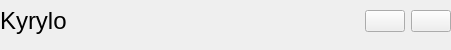
<?xml version="1.0" encoding="UTF-8"?>
<ui version="4.0">
 <class>Contact</class>
 <widget class="QWidget" name="Contact">
  <property name="geometry">
   <rect>
    <x>0</x>
    <y>0</y>
    <width>451</width>
    <height>50</height>
   </rect>
  </property>
  <property name="minimumSize">
   <size>
    <width>0</width>
    <height>50</height>
   </size>
  </property>
  <property name="maximumSize">
   <size>
    <width>451</width>
    <height>16777215</height>
   </size>
  </property>
  <property name="windowTitle">
   <string>Form</string>
  </property>
  <widget class="QWidget" name="horizontalLayoutWidget">
   <property name="geometry">
    <rect>
     <x>0</x>
     <y>0</y>
     <width>451</width>
     <height>42</height>
    </rect>
   </property>
   <layout class="QHBoxLayout" name="horizontalLayout">
    <item>
     <widget class="QLabel" name="name">
      <property name="sizePolicy">
       <sizepolicy hsizetype="Preferred" vsizetype="Preferred">
        <horstretch>0</horstretch>
        <verstretch>0</verstretch>
       </sizepolicy>
      </property>
      <property name="minimumSize">
       <size>
        <width>0</width>
        <height>40</height>
       </size>
      </property>
      <property name="baseSize">
       <size>
        <width>0</width>
        <height>40</height>
       </size>
      </property>
      <property name="font">
       <font>
        <pointsize>18</pointsize>
       </font>
      </property>
      <property name="text">
       <string>Kyrylo</string>
      </property>
     </widget>
    </item>
    <item>
     <widget class="QPushButton" name="btnAddPhone">
      <property name="sizePolicy">
       <sizepolicy hsizetype="Fixed" vsizetype="Fixed">
        <horstretch>0</horstretch>
        <verstretch>0</verstretch>
       </sizepolicy>
      </property>
      <property name="text">
       <string/>
      </property>
     </widget>
    </item>
    <item>
     <widget class="QPushButton" name="btnClose">
      <property name="sizePolicy">
       <sizepolicy hsizetype="Fixed" vsizetype="Fixed">
        <horstretch>0</horstretch>
        <verstretch>0</verstretch>
       </sizepolicy>
      </property>
      <property name="styleSheet">
       <string notr="true"/>
      </property>
      <property name="text">
       <string/>
      </property>
     </widget>
    </item>
   </layout>
  </widget>
 </widget>
 <resources/>
 <connections/>
</ui>
